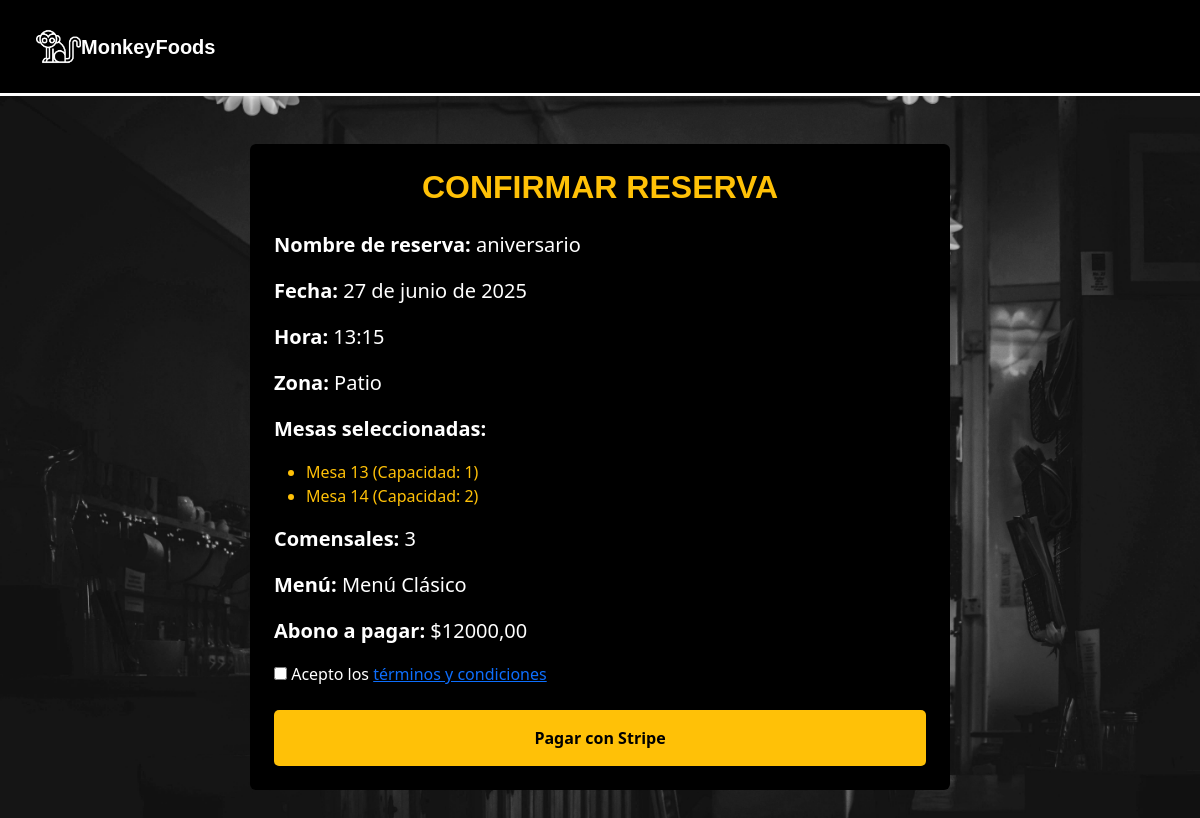
The app's page /reservas/checkout/52/ (signed in), older data.
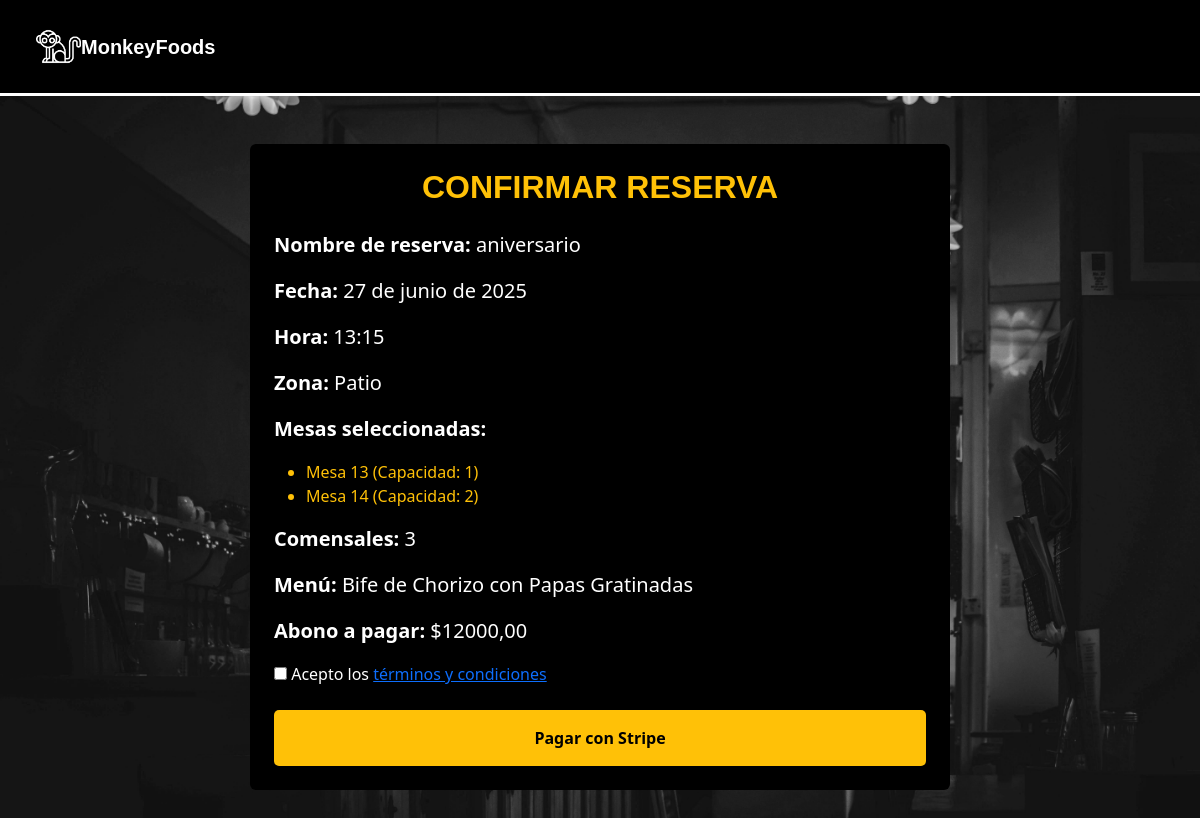
The same page, newer data.
### apps/reservas/models.py (models this page shows, shortened)
class Reserva(models.Model):
    ESTADOS_RESERVA = (
        ('borrador', 'Borrador'),
        ('completada', 'Completada'),
    )
    id_reserva = models.CharField(max_length=12, unique=True, editable=False)
    cliente = models.ForeignKey(settings.AUTH_USER_MODEL, on_delete=models.CASCADE)
    nombre_reserva = models.CharField(max_length=100)
    fecha = models.DateField()
    hora = models.TimeField()
    telefono = models.CharField(max_length=20)
    comensales = models.PositiveIntegerField(default=1)
    abono = models.DecimalField(max_digits=8, decimal_places=2)
    total = models.DecimalField(max_digits=8, decimal_places=2)
    mesas = models.ManyToManyField('Mesa')
    menu = models.ForeignKey(Menu, on_delete=models.SET_NULL, null=True, blank=True)  #modelo menú
    zona = models.ForeignKey('Zona', on_delete=models.CASCADE, null=True, blank=True)
    estado = models.CharField(max_length=20, choices=ESTADOS_RESERVA, default='borrador')

class Zona(models.Model):
    nombre = models.CharField(max_length=100)

### apps/menus/models.py (models this page shows, shortened)
class Menu(models.Model):
    nombre = models.CharField(max_length=100)
    descripcion = models.TextField()
    precio = models.DecimalField(max_digits=8, decimal_places=2)
    imagen = models.ImageField(upload_to='imagenes_menus/', blank=True, null=True)
    activo = models.BooleanField(default=True)  # <-- Nuevo campo para activar/desactivar menú

### apps/reservas/views.py (the view)
# urls.py: path('checkout/<str:reserva_id>/', views.reserva_checkout, name='reserva_checkout'),
@login_required
def reserva_checkout(request, reserva_id):
    reserva = get_object_or_404(Reserva, id=reserva_id, cliente=request.user)
    if request.method == 'POST':
        if not request.POST.get('acepta_terminos'):
            messages.error(request, "Debes aceptar los términos y condiciones para continuar.")
            return redirect('reserva_checkout', reserva_id=reserva_id)
        return redirect('checkout', reserva_id=reserva.id)
    return render(request, 'reservas/reserva_checkout.html', {'reserva': reserva})

### apps/reservas/templates/reservas/reserva_checkout.html (shortened to what this page needs)
{% extends 'base.html' %}
{% load static %}
{% block extra_head %}
<link rel="stylesheet" href="{% static 'reservas/css/styles.css' %}">
{% endblock %}
{% block content %}
<div class="container my-5">
  <div class="mx-auto bg-black text-white p-4 rounded" style="max-width: 700px;">
    <h2 class="text-center text-warning fw-bold mb-4" style="font-family: 'Century Gothic', sans-serif;">
      CONFIRMAR RESERVA
    </h2>
    <div class="resumen-reserva">
      <p><strong>Nombre de reserva:</strong> {{ reserva.nombre_reserva }}</p>
      <p><strong>Fecha:</strong> {{ reserva.fecha }}</p>
      <p><strong>Hora:</strong> {{ reserva.hora }}</p>
      <p><strong>Zona:</strong> {{ reserva.zona.nombre }}</p>
      <p><strong>Mesas seleccionadas:</strong></p>
      <ul class="text-warning">
        {% for mesa in reserva.mesas.all %}
          <li>Mesa {{ mesa.numero }} (Capacidad: {{ mesa.capacidad }})</li>
        {% endfor %}
      </ul>
      <p><strong>Comensales:</strong> {{ reserva.comensales }}</p>
      <p><strong>Menú:</strong> {{ reserva.menu.nombre|default:"Sin menú asignado" }}</p>
      <p><strong>Abono a pagar:</strong> ${{ reserva.abono }}</p>
    </div>
    <form method="POST" action="{% url 'reserva_checkout' reserva.id %}">
      <label>
        <input type="checkbox" name="acepta_terminos" required>
        Acepto los <a href="{% url 'terminos_condiciones' %}" target="_blank">términos y condiciones</a>
      </label>
      <div class="d-flex flex-column flex-md-row justify-content-center align-items-center gap-3 mt-4">
        <button class="btn btn-warning w-100 w-md-auto" type="submit">Pagar con Stripe</button>
      </div>
    </form>
  </div>
</div>
{% endblock %}

Row changes from the older to the newer data that the page shows:
changed through a linked row, Reserva "aniversario": menu.nombre "Menú Clásico" → "Bife de Chorizo con Papas Gratinadas"
